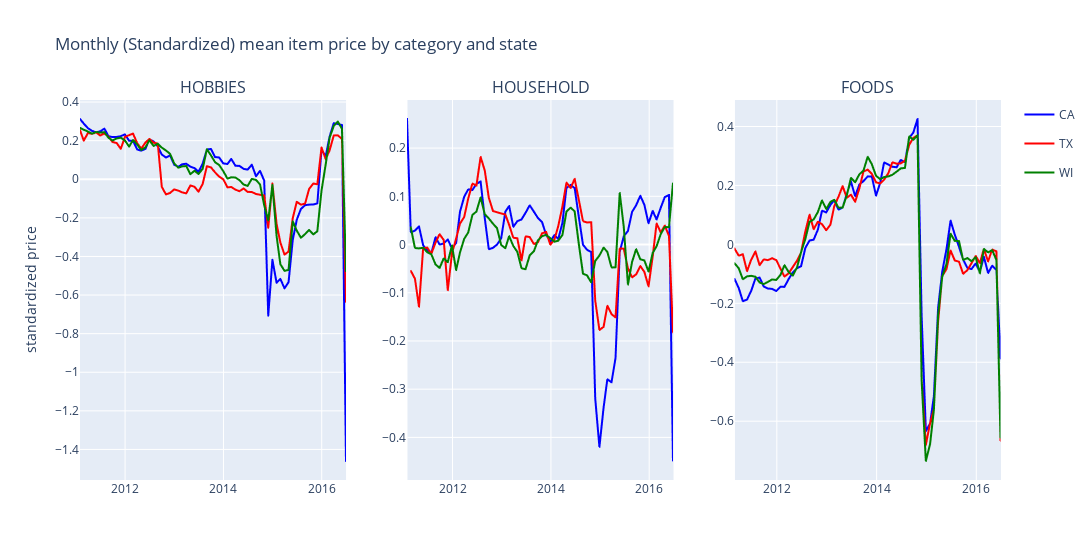

This figure's notebook cell:
### Markdown cell above
The average prices over all goods has varied a lot over the last 5 years, but with the introduction of so many new products this is to be expected. If we look just at the last 18 months where very few, if any, new products were added, the prices are far more stable, with household items increasing in price a little across the board and foods costs increasing significantly in Texas and California - possibly due to lack of rainfall.

### Code cell
# are prices of products changing and how?

# mean price of an item in a state across stores
to_plot = \
(df
# .sample(frac=0.01)
.groupby(['cat_id','state_id','item_id','wm_yr_wk'], observed=True)
.agg(item_price=('sell_price_cent','mean'))
.reset_index())

# match wm_yr_wk to a date
cal_df = pd.read_csv(
    RAW_DATA_PATH / 'calendar.csv',
    parse_dates=['date'],
    usecols=['date','wm_yr_wk'])

# join in the dates
to_plot = \
(to_plot
.merge(
    cal_df,
    left_on=['wm_yr_wk'],
    right_on=['wm_yr_wk']))

# standardise the item_price
to_plot.item_price = \
(to_plot
[['state_id','item_id','item_price']]
.groupby(['state_id','item_id'], observed=True)
.transform(lambda x: (x-x.mean())/x.std()))

# get monthly mean item price across states and categories
to_plot = \
(to_plot
.groupby(['cat_id','state_id'], observed=True)
.resample('M', on='date')
.item_price
.mean()
.reset_index('date'))

# display(to_plot.sample(5))

category_ids = to_plot.index.get_level_values('cat_id').categories.to_list()
state_ids = to_plot.index.get_level_values('state_id').categories.to_list()

fig = make_subplots(rows=1, cols=3, column_titles=category_ids)

# plot as lines
for col, category_id in enumerate(category_ids):
    for state_id in state_ids:
        tmp = to_plot.loc[(category_id, state_id), :]
        fig.add_trace(
            go.Scattergl(
                x=tmp.date,
                y=tmp.item_price,
                name=state_id,
                legendgroup=state_id,
                showlegend=not col,
                mode='lines',
                marker=go.scattergl.Marker(
                    color={'CA':'blue','TX':'red','WI':'green'}[state_id])),
            row=1, col=col+1)

layout = go.Layout(
    width=1200,
    title="Monthly (Standardized) mean item price by category and state",
    yaxis_title="standardized price")

fig.update_layout(layout)
fig
